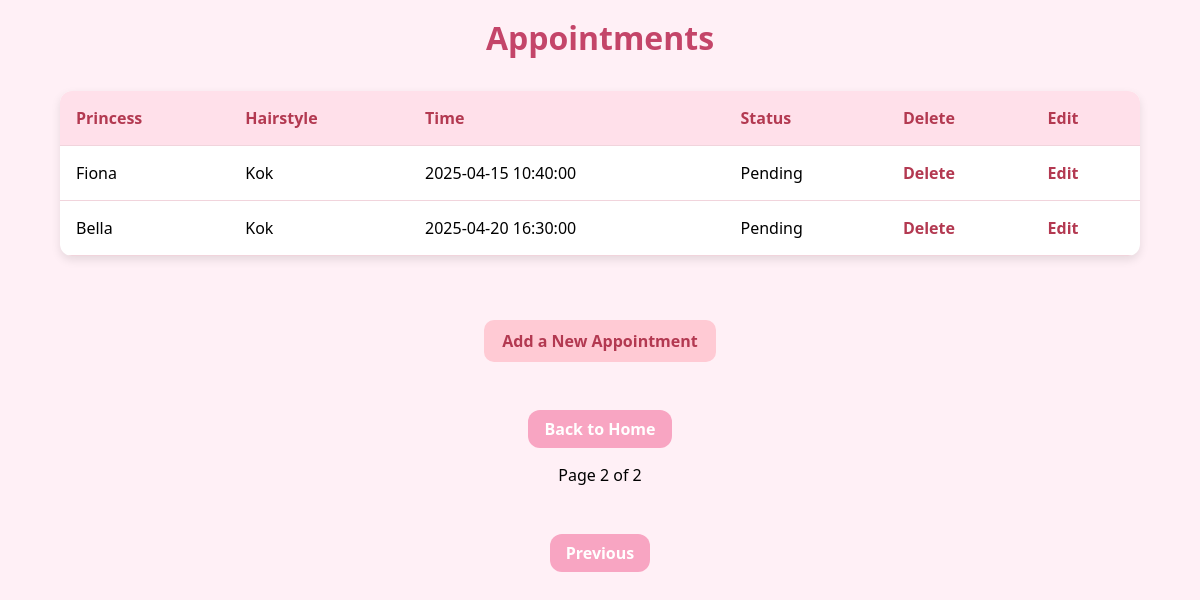
Page /appointments?page=2 on the committed database.
### models.py (models this page shows)
class Appointment(db.Model):
    __tablename__ = 'appointment'
    id = db.Column(db.Integer, primary_key=True)
    princess_id = db.Column(db.Integer, db.ForeignKey('princess.id'), nullable=False)
    hairstyle_id = db.Column(db.Integer, db.ForeignKey('hairstyle.id'), nullable=False)
    appointment_time = db.Column(db.DateTime, nullable=False)
    completed = db.Column(db.Boolean, nullable=False, default = False)
    princess = db.relationship('Princess', back_populates='appointments')
    hairstyle = db.relationship('Hairstyle', back_populates='appointments')

class Princess(db.Model):
    __tablename__ = 'princess'
    id = db.Column(db.Integer, primary_key=True)
    name = db.Column(db.String(100), nullable=False)
    movie = db.Column(db.String(100), nullable=False)
    release_date = db.Column(db.Date, nullable=True)
    is_animated = db.Column(db.Boolean, nullable=False)
    rating = db.Column(db.String(10))
    genre = db.Column(db.String(100))
    poster_url = db.Column(db.String(300))
    appointments = db.relationship('Appointment', back_populates='princess')

class Hairstyle(db.Model):
    __tablename__ = 'hairstyle'
    id = db.Column(db.Integer, primary_key=True)
    name = db.Column(db.String(100), nullable=False)
    description = db.Column(db.String(500))
    duration = db.Column(db.Integer)
    price = db.Column(db.Float, nullable=False)
    appointments = db.relationship('Appointment', back_populates='hairstyle')

### app.py (the view)
@app.route('/appointments', methods=['GET'])
def appointments():
    page = request.args.get('page', 1, type=int)
    appointment_pagination = Appointment.query.paginate(page=page, per_page=7)
    return render_template('appointments.html', appointments=appointment_pagination.items,
                           pagination=appointment_pagination)

### templates/appointments.html (shortened to what this page needs)
<!DOCTYPE html>
<html lang="en">
<head>
    <link rel="stylesheet" href="{{ url_for('static', filename='style.css') }}">
</head>
<body>
    <h1>Appointments</h1>
    <table>
        <tr>
            <th>Princess</th>
            <th>Hairstyle</th>
            <th>Time</th>
            <th>Status</th>
            <th>Delete</th>
            <th>Edit</th>
        </tr>
        {% for appointment in appointments %}
        <tr>
            <td>{{ appointment.princess.name }}</td>
            <td>{{ appointment.hairstyle.name }}</td>
            <td>{{ appointment.appointment_time }}</td>
            <td>{{ 'Completed' if appointment.completed else 'Pending' }}</td>
            <td>
                <a href="{{ url_for('delete_appointment', id=appointment.id) }}" onclick="return confirm('Are you sure?')">Delete</a>
            </td>
            <td>
                <a href="{{ url_for('edit_appointment', id=appointment.id) }}">Edit</a>
            </td>
        </tr>
        {% endfor %}
    </table>
    <div class="add">
        <a href="{{ url_for('add_appointment') }}" class="add-btn">Add a New Appointment</a>
    </div>
    <div>
        <a href="{{ url_for('index') }}">Back to Home</a>
        <p>Page {{ pagination.page }} of {{ pagination.pages }}</p>
    </div>
    <div>
        {% if pagination.has_prev %}
        <a href="{{ url_for('appointments', page=pagination.prev_num) }}">Previous</a>
        {% endif %}
    </div>
</body>
</html>

### static/style.css (style rules this page uses)
body { margin: 0; font-family: 'Segoe UI', sans-serif; background-color: #fff0f6; }
h1 { text-align: center; color: #c44569; margin-top: 1rem; }
table { width: 90%; margin: 2rem auto; border-collapse: collapse; background-color: #fff; border-radius: 12px; overflow: hidden; box-shadow: 0 4px 10px rgba(0, 0, 0, 0.1); }
th, td { padding: 1rem; text-align: left; border-bottom: 1px solid #f1d4dc; }
th { background-color: #ffe0ea; color: #b33951; font-weight: bold; }
a { text-decoration: none; color: #b33951; font-weight: bold; }
div { text-align: center; margin-top: 1rem; }
div > a { display: inline-block; margin-top: 2rem; padding: 0.5rem 1rem; background-color: #f8a5c2; color: white; border-radius: 12px; transition: background-color 0.3s ease; }
.add { text-align: center; margin-top: 2rem; }
.add-btn { background-color: #ffcad4; color: #b33951; padding: 0.5rem 1rem; border-radius: 10px; text-decoration: none; font-weight: bold; border: 2px solid transparent; transition: all 0.3s ease; }

### rows in the picture
Appointment: princess.name "Fiona", hairstyle.name "Kok", appointment_time "2025-04-15 10:40:00", completed "Pending"
Appointment: princess.name "Bella", hairstyle.name "Kok", appointment_time "2025-04-20 16:30:00", completed "Pending"

### other values in the picture
{{ pagination.page }} "2"
{{ pagination.pages }} "2"
